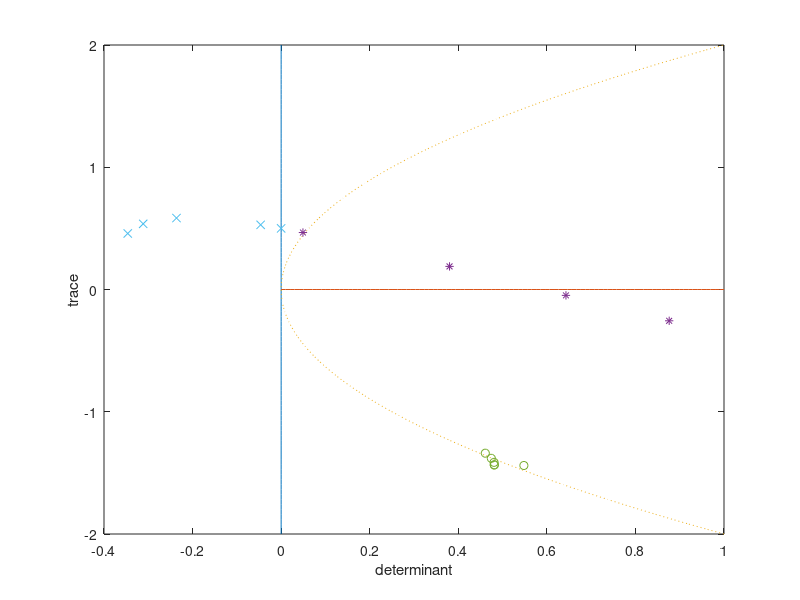

The MATLAB source for this figure:
y = linspace(-2,2);   
x = linspace(0,1);
z = zeros(1,100); 

plot(z,y) 
hold
plot(x,z)

p = y.*y/4; 

plot(p,y,':')      

ht1 = [-1.268 -0.9923; 2.245 1.457];
ht2 = [-1.458 -0.985; 2.74 1.41];
ht3 = [ -1.624 -0.9794; 3.163 1.368];
%ht4 = [-2.455 -0.9661; 5.205 1.178];
ht4 = [-1.033 -0.9998; 1.598 1.499]

htd = [0 0 0 0];

htt = [0 0 0 0];

htd(1) = det(ht1);
htd(2) = det(ht2);
htd(3) = det(ht3);
%htd(4) = det(ht4);
htd(4) = det(ht4)

htt(1) = trace(ht1);
htt(2) = trace(ht2);
htt(3) = trace(ht3);
%htt(4) = trace(ht4);
htt(4) = trace(ht4)

plot(htd,htt,'*')

lt1 = [-0.5083 -0.1879; 0.3977 -0.9313];
lt2 = [-0.5359 -0.214; 0.04769 -0.8781];
lt3 = [-0.564 -0.2427; 0.05703 -0.8169];
lt4 = [-0.5927 -0.2746; 0.06812 -0.7463];
lt5 = [-0.5138 -0.1929; 0.04125 -0.9212]
lt6 = [-0.5143 -0.1934; 0.0414 -0.9202]

ltd = [0 0 0 0 0 0];

ltt = [0 0 0 0 0 0];

ltd(1) = det(lt1);
ltd(2) = det(lt2);
ltd(3) = det(lt3);
ltd(4) = det(lt4);
ltd(5) = det(lt5)
ltd(6) = det(lt6)

ltt(1) = trace(lt1);
ltt(2) = trace(lt2);
ltt(3) = trace(lt3);
ltt(4) = trace(lt4);
ltt(5) = trace(lt5)
ltt(6) = trace(lt6)

plot(ltd,ltt,'o')

mt1 = [-0.8576 -0.9875; 1.013 1.442];
mt2 = [-0.823 -0.9684; 0.8341 1.36];
mt3 = [-0.8097 -0.9459; 0.7192 1.268];
mt4 = [-1 -1 ; 1.5 1.5]
mt5 = [-0.9699 -0.9997; 1.408 1.499]

mtd = [0 0 0 0 0];

mtt = [0 0 0 0 0];

mtd(1) = det(mt1);
mtd(2) = det(mt2);
mtd(3) = det(mt3);
mtd(4) = det(mt4)
mtd(5) = det(mt5)

mtt(1) = trace(mt1);
mtt(2) = trace(mt2);
mtt(3) = trace(mt3);
mtt(4) = trace(mt4)
mtt(5) = trace(mt5)

plot(mtd,mtt,'x')

xlabel('determinant')
ylabel('trace')

hold



